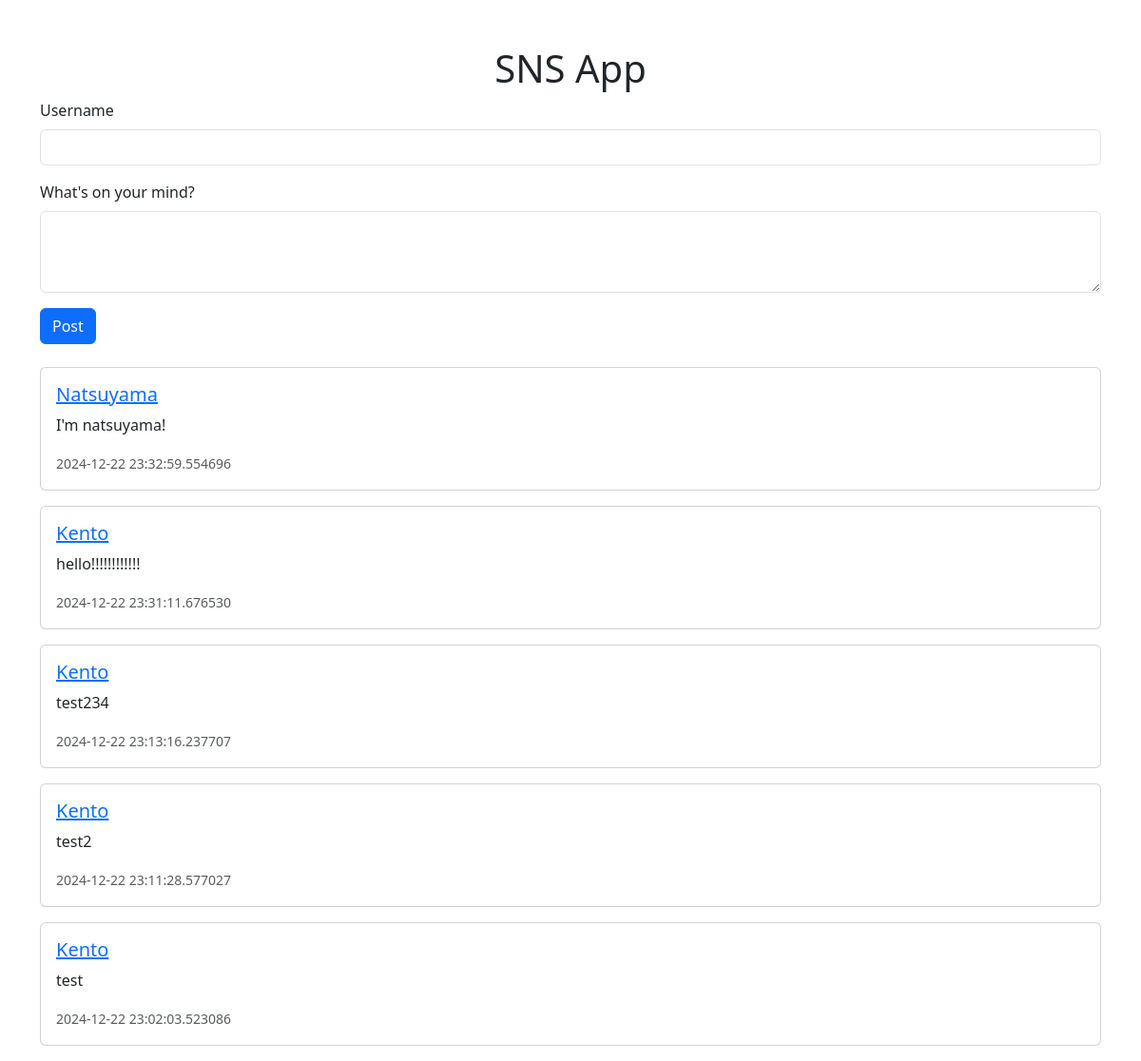
Before: / with the older database file.
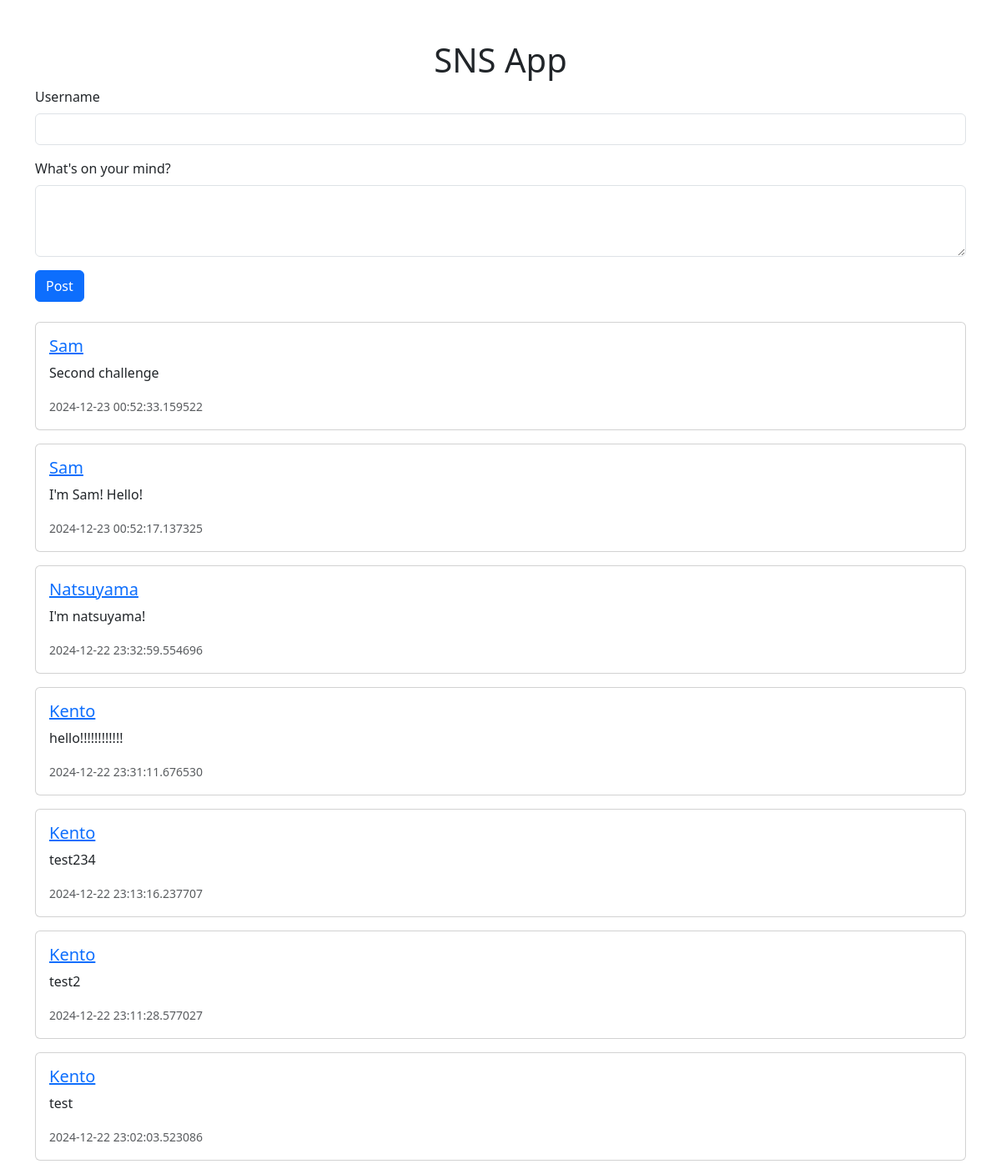
After: the same page with the newer database file.
### app/models/post.py (models this page shows)
class Post(db.Model):
    id = db.Column(db.Integer, primary_key=True)
    content = db.Column(db.Text, nullable=False)
    created_at = db.Column(db.DateTime, default=datetime.now)
    user_id = db.Column(db.Integer, db.ForeignKey('user.id'), nullable=False)
    user = db.relationship('User', backref=db.backref('posts', lazy=True))

### app/models/user.py (models this page shows)
class User(db.Model):
    id = db.Column(db.Integer, primary_key=True)
    username = db.Column(db.String(80), unique=True, nullable=False)
    created_at = db.Column(db.DateTime, default=datetime.now)

### app/routes/main.py (the view)
@main.route('/')
def index():
    posts = Post.query.order_by(Post.created_at.desc()).all()
    return render_template('index.html', posts=posts)

### app/templates/index.html (shortened to what this page needs)
<!DOCTYPE html>
<html lang="en">
<head>
    <link rel="stylesheet" href="https://cdnjs.cloudflare.com/ajax/libs/bootstrap/5.3.0/css/bootstrap.min.css">
</head>
<body>
    <div class="container mt-5">
        <h1 class="text-center">SNS App</h1>
        <form method="POST" action="/post" class="mb-4">
            <div class="mb-3">
                <label for="username" class="form-label">Username</label>
                <input type="text" class="form-control" id="username" name="username" required>
            </div>
            <div class="mb-3">
                <label for="content" class="form-label">What's on your mind?</label>
                <textarea class="form-control" id="content" name="content" rows="3" required></textarea>
            </div>
            <button type="submit" class="btn btn-primary">Post</button>
        </form>
        <div>
            {% for post in posts %}
            <div class="card mb-3">
                <div class="card-body">
                    <h5 class="card-title">
                        <a href="{{ url_for('main.user_profile', username=post.user.username) }}">{{ post.user.username }}</a>
                    </h5>
                    <p class="card-text">{{ post.content }}</p>
                    <p class="card-text"><small class="text-muted">{{ post.created_at }}</small></p>
                </div>
            </div>
            {% endfor %}
        </div>
    </div>
</body>
</html>

Changed rows visible on the page:
added Post: user.username "Sam", content "Second challenge", created_at "2024-12-23 00:52:33.159522"
added Post: user.username "Sam", content "I'm Sam! Hello!", created_at "2024-12-23 00:52:17.137325"
